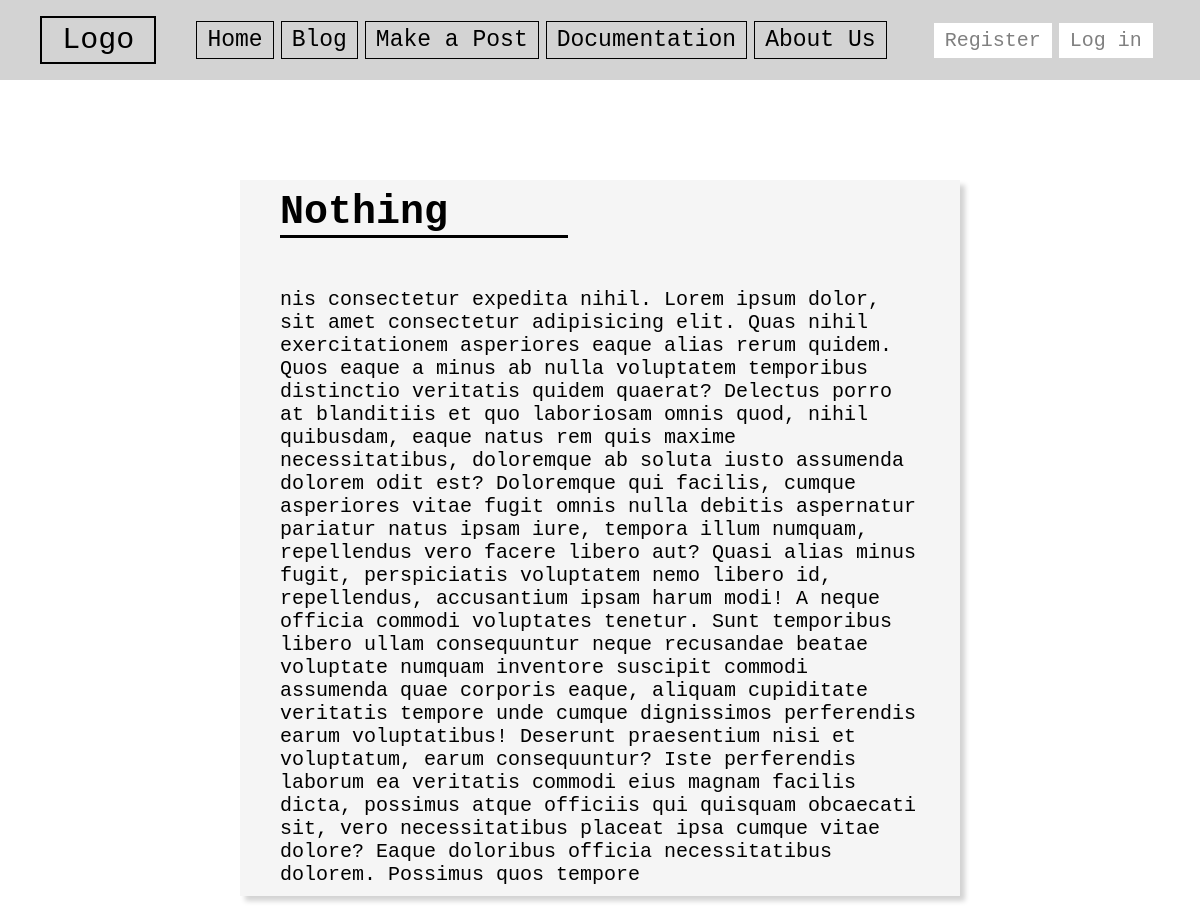
Page /blog/1/post/ on the committed database.
### Blog/models.py (models this page shows, shortened)
class Post(models.Model):
    Username = models.CharField(max_length=100)
    Title = models.CharField(max_length=300)
    Content = models.TextField()
    Date_posted = models.DateTimeField(auto_now_add=True)

### Blog/views.py (the view)
# urls.py: path('<int:post_id>/post/', views.post, name='1-post'),
def post(request, post_id):
    context = {
        'post': Post.objects.get(id = post_id)
    }
    return render(request, 'post.html', context)

### Blog/templates/post.html (shortened to what this page needs)
{% extends 'base.html' %}
{% block link %}
{% load static %}
<link rel="stylesheet" href="{% static 'style/post.css' %}">
{% endblock link %}
{% block content %}
  <div class="post-block">
      <h2>{{post.Title}}</h2>
      <p>{{post.Content}}</p>
  </div>
{% endblock content %}

### Blog/static/style/base.css (style rules this page uses)
* { margin: 0; padding: 0; box-sizing: border-box; }
:root { --main: whitesmoke; --smain: lightgrey; --ssmain: grey; }
body { font-family: monospace; font-size: 20px; color: black; }

### Blog/static/style/post.css (style rules this page uses)
.post-block { background: var(--main); margin: 100px 20vw; padding: 10px 40px; box-shadow: 5px 5px 5px var(--smain); }
.post-block h2 { font-size: 40px; margin-bottom: 50px; border-bottom: 3px solid black; width: 45%; }

### rows in the picture
Post: Title "Nothing", Content "nis consectetur expedita nihil. Lorem ipsum dolor, sit amet consectetur adipisicing elit. Quas nihil exercitationem asperiores eaque alias rerum quidem. Quos eaque a minus ab nulla voluptatem temporibus distinctio veritatis quidem quaerat? Delectus porro at blanditiis et quo laboriosam omnis quod, nihil quibusdam, eaque natus rem quis maxime necessitatibus, doloremque ab soluta iusto assumenda dolorem odit est? Doloremque qui facilis, cumque asperiores vitae fugit omnis nulla debitis aspernatur pariatur natus ipsam iure, tempora illum numquam, repellendus vero facere libero aut? Quasi alias minus fugit, perspiciatis voluptatem nemo libero id, repellendus, accusantium ipsam harum modi! A…"
